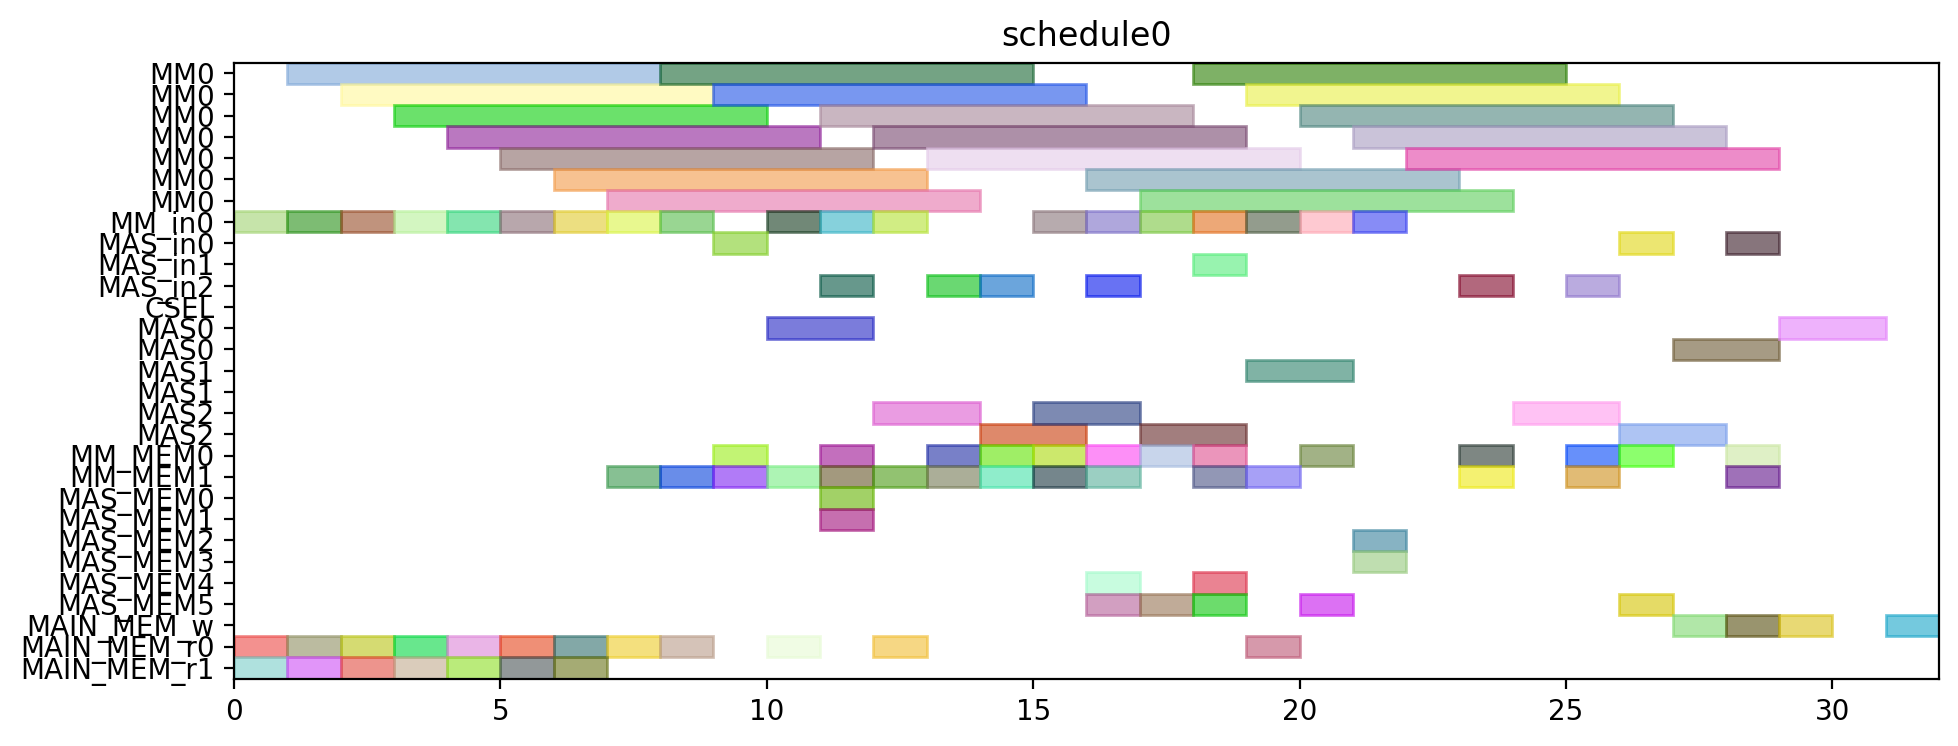

Here is the Python script that generated this plot:
from pyschedule import Scenario, solvers, plotters, alt


def solve():
	horizon = 120
	S = Scenario("schedule0", horizon=horizon)

	# resource
	MM = S.Resources('MM', num=1, size=7)
	MM_in = S.Resources('MM_in', num=1)
	MAS_in = S.Resources('MAS_in', num=3)
	CSEL = S.Resource('CSEL')
	MAS = S.Resources('MAS', num=3, size=2, periods=range(1, horizon))
	MM_MEM = S.Resources('MM_MEM', num=2)
	MAS_MEM = S.Resources('MAS_MEM', num=6)
	MAIN_MEM_w = S.Resource('MAIN_MEM_w', size=1)
	MAIN_MEM_r = S.Resources('MAIN_MEM_r', num=2)

	# result of previous scheduling

	# new tasks
	T1 = S.Task('T1', length=7, delay_cost=1)
	T1 += alt(MM)
	T1_in = S.Task('T1_in', length=1, delay_cost=1)
	T1_in += alt(MM_in)
	S += T1_in*MM_in[0]<=T1*MM[0]
	T1_mem0 = S.Task('T1_mem0', length=1, delay_cost=1)
	T1_mem0 += MAIN_MEM_r[0]
	S += T1_mem0 <= T1

	T1_mem1 = S.Task('T1_mem1', length=1, delay_cost=1)
	T1_mem1 += MAIN_MEM_r[1]
	S += T1_mem1 <= T1

	T2 = S.Task('T2', length=7, delay_cost=1)
	T2 += alt(MM)
	T2_in = S.Task('T2_in', length=1, delay_cost=1)
	T2_in += alt(MM_in)
	S += T2_in*MM_in[0]<=T2*MM[0]
	T2_mem0 = S.Task('T2_mem0', length=1, delay_cost=1)
	T2_mem0 += MAIN_MEM_r[0]
	S += T2_mem0 <= T2

	T2_mem1 = S.Task('T2_mem1', length=1, delay_cost=1)
	T2_mem1 += MAIN_MEM_r[1]
	S += T2_mem1 <= T2

	T3 = S.Task('T3', length=7, delay_cost=1)
	T3 += alt(MM)
	T3_in = S.Task('T3_in', length=1, delay_cost=1)
	T3_in += alt(MM_in)
	S += T3_in*MM_in[0]<=T3*MM[0]
	T3_mem0 = S.Task('T3_mem0', length=1, delay_cost=1)
	T3_mem0 += MAIN_MEM_r[0]
	S += T3_mem0 <= T3

	T3_mem1 = S.Task('T3_mem1', length=1, delay_cost=1)
	T3_mem1 += MAIN_MEM_r[1]
	S += T3_mem1 <= T3

	T4 = S.Task('T4', length=7, delay_cost=1)
	T4 += alt(MM)
	T4_in = S.Task('T4_in', length=1, delay_cost=1)
	T4_in += alt(MM_in)
	S += T4_in*MM_in[0]<=T4*MM[0]
	T4_mem0 = S.Task('T4_mem0', length=1, delay_cost=1)
	T4_mem0 += MAIN_MEM_r[0]
	S += T4_mem0 <= T4

	T4_mem1 = S.Task('T4_mem1', length=1, delay_cost=1)
	T4_mem1 += MAIN_MEM_r[1]
	S += T4_mem1 <= T4

	T5 = S.Task('T5', length=7, delay_cost=1)
	T5 += alt(MM)
	T5_in = S.Task('T5_in', length=1, delay_cost=1)
	T5_in += alt(MM_in)
	S += T5_in*MM_in[0]<=T5*MM[0]
	T5_mem0 = S.Task('T5_mem0', length=1, delay_cost=1)
	T5_mem0 += MAIN_MEM_r[0]
	S += T5_mem0 <= T5

	T5_mem1 = S.Task('T5_mem1', length=1, delay_cost=1)
	T5_mem1 += MAIN_MEM_r[1]
	S += T5_mem1 <= T5

	T6 = S.Task('T6', length=7, delay_cost=1)
	T6 += alt(MM)
	T6_in = S.Task('T6_in', length=1, delay_cost=1)
	T6_in += alt(MM_in)
	S += T6_in*MM_in[0]<=T6*MM[0]
	T6_mem0 = S.Task('T6_mem0', length=1, delay_cost=1)
	T6_mem0 += MAIN_MEM_r[0]
	S += T6_mem0 <= T6

	T6_mem1 = S.Task('T6_mem1', length=1, delay_cost=1)
	T6_mem1 += MAIN_MEM_r[1]
	S += T6_mem1 <= T6

	T7 = S.Task('T7', length=7, delay_cost=1)
	T7 += alt(MM)
	T7_in = S.Task('T7_in', length=1, delay_cost=1)
	T7_in += alt(MM_in)
	S += T7_in*MM_in[0]<=T7*MM[0]
	T7_mem0 = S.Task('T7_mem0', length=1, delay_cost=1)
	T7_mem0 += MAIN_MEM_r[0]
	S += T7_mem0 <= T7

	T7_mem1 = S.Task('T7_mem1', length=1, delay_cost=1)
	T7_mem1 += MAIN_MEM_r[1]
	S += T7_mem1 <= T7

	T8 = S.Task('T8', length=7, delay_cost=1)
	T8 += alt(MM)
	T8_in = S.Task('T8_in', length=1, delay_cost=1)
	T8_in += alt(MM_in)
	S += T8_in*MM_in[0]<=T8*MM[0]
	T8_mem0 = S.Task('T8_mem0', length=1, delay_cost=1)
	T8_mem0 += MAIN_MEM_r[0]
	S += T8_mem0 <= T8

	T8_mem1 = S.Task('T8_mem1', length=1, delay_cost=1)
	T8_mem1 += alt(MM_MEM)
	S += (T1*MM[0])-1 < T8_mem1*MM_MEM[1]
	S += T8_mem1 <= T8

	T9 = S.Task('T9', length=7, delay_cost=1)
	T9 += alt(MM)
	T9_in = S.Task('T9_in', length=1, delay_cost=1)
	T9_in += alt(MM_in)
	S += T9_in*MM_in[0]<=T9*MM[0]
	T9_mem0 = S.Task('T9_mem0', length=1, delay_cost=1)
	T9_mem0 += MAIN_MEM_r[0]
	S += T9_mem0 <= T9

	T9_mem1 = S.Task('T9_mem1', length=1, delay_cost=1)
	T9_mem1 += alt(MM_MEM)
	S += (T1*MM[0])-1 < T9_mem1*MM_MEM[1]
	S += T9_mem1 <= T9

	T10 = S.Task('T10', length=7, delay_cost=1)
	T10 += alt(MM)
	T10_in = S.Task('T10_in', length=1, delay_cost=1)
	T10_in += alt(MM_in)
	S += T10_in*MM_in[0]<=T10*MM[0]
	T10_mem0 = S.Task('T10_mem0', length=1, delay_cost=1)
	T10_mem0 += MAIN_MEM_r[0]
	S += T10_mem0 <= T10

	T10_mem1 = S.Task('T10_mem1', length=1, delay_cost=1)
	T10_mem1 += alt(MM_MEM)
	S += (T3*MM[0])-1 < T10_mem1*MM_MEM[1]
	S += T10_mem1 <= T10

	T11 = S.Task('T11', length=7, delay_cost=1)
	T11 += alt(MM)
	T11_in = S.Task('T11_in', length=1, delay_cost=1)
	T11_in += alt(MM_in)
	S += T11_in*MM_in[0]<=T11*MM[0]
	T11_mem0 = S.Task('T11_mem0', length=1, delay_cost=1)
	T11_mem0 += MAIN_MEM_r[0]
	S += T11_mem0 <= T11

	T11_mem1 = S.Task('T11_mem1', length=1, delay_cost=1)
	T11_mem1 += alt(MM_MEM)
	S += (T3*MM[0])-1 < T11_mem1*MM_MEM[1]
	S += T11_mem1 <= T11

	T12 = S.Task('T12', length=2, delay_cost=1)
	T12 += alt(MAS)
	T12_in = S.Task('T12_in', length=1, delay_cost=1)
	T12_in += alt(MAS_in)
	S += T12_in*MAS_in[0]<=T12*MAS[0]

	S += T12_in*MAS_in[1]<=T12*MAS[1]

	S += T12_in*MAS_in[2]<=T12*MAS[2]

	T12_mem0 = S.Task('T12_mem0', length=1, delay_cost=1)
	T12_mem0 += alt(MM_MEM)
	S += (T4*MM[0])-1 < T12_mem0*MM_MEM[0]
	S += T12_mem0 <= T12

	T12_mem1 = S.Task('T12_mem1', length=1, delay_cost=1)
	T12_mem1 += alt(MM_MEM)
	S += (T2*MM[0])-1 < T12_mem1*MM_MEM[1]
	S += T12_mem1 <= T12

	T13 = S.Task('T13', length=2, delay_cost=1)
	T13 += alt(MAS)
	T13_in = S.Task('T13_in', length=1, delay_cost=1)
	T13_in += alt(MAS_in)
	S += T13_in*MAS_in[0]<=T13*MAS[0]

	S += T13_in*MAS_in[1]<=T13*MAS[1]

	S += T13_in*MAS_in[2]<=T13*MAS[2]

	T13_mem0 = S.Task('T13_mem0', length=1, delay_cost=1)
	T13_mem0 += alt(MM_MEM)
	S += (T4*MM[0])-1 < T13_mem0*MM_MEM[0]
	S += T13_mem0 <= T13

	T13_mem1 = S.Task('T13_mem1', length=1, delay_cost=1)
	T13_mem1 += alt(MM_MEM)
	S += (T2*MM[0])-1 < T13_mem1*MM_MEM[1]
	S += T13_mem1 <= T13

	T15 = S.Task('T15', length=2, delay_cost=1)
	T15 += alt(MAS)
	T15_in = S.Task('T15_in', length=1, delay_cost=1)
	T15_in += alt(MAS_in)
	S += T15_in*MAS_in[0]<=T15*MAS[0]

	S += T15_in*MAS_in[1]<=T15*MAS[1]

	S += T15_in*MAS_in[2]<=T15*MAS[2]

	T15_mem0 = S.Task('T15_mem0', length=1, delay_cost=1)
	T15_mem0 += alt(MM_MEM)
	S += (T7*MM[0])-1 < T15_mem0*MM_MEM[0]
	S += T15_mem0 <= T15

	T15_mem1 = S.Task('T15_mem1', length=1, delay_cost=1)
	T15_mem1 += alt(MM_MEM)
	S += (T7*MM[0])-1 < T15_mem1*MM_MEM[1]
	S += T15_mem1 <= T15

	T14 = S.Task('T14', length=7, delay_cost=1)
	T14 += alt(MM)
	T14_in = S.Task('T14_in', length=1, delay_cost=1)
	T14_in += alt(MM_in)
	S += T14_in*MM_in[0]<=T14*MM[0]
	T14_mem0 = S.Task('T14_mem0', length=1, delay_cost=1)
	T14_mem0 += alt(MAS_MEM)
	S += (T13*MAS[0])-1 < T14_mem0*MAS_MEM[0]
	S += (T13*MAS[1])-1 < T14_mem0*MAS_MEM[2]
	S += (T13*MAS[2])-1 < T14_mem0*MAS_MEM[4]
	S += T14_mem0 <= T14

	T14_mem1 = S.Task('T14_mem1', length=1, delay_cost=1)
	T14_mem1 += alt(MAS_MEM)
	S += (T13*MAS[0])-1 < T14_mem1*MAS_MEM[1]
	S += (T13*MAS[1])-1 < T14_mem1*MAS_MEM[3]
	S += (T13*MAS[2])-1 < T14_mem1*MAS_MEM[5]
	S += T14_mem1 <= T14

	T16 = S.Task('T16', length=7, delay_cost=1)
	T16 += alt(MM)
	T16_in = S.Task('T16_in', length=1, delay_cost=1)
	T16_in += alt(MM_in)
	S += T16_in*MM_in[0]<=T16*MM[0]
	T16_mem0 = S.Task('T16_mem0', length=1, delay_cost=1)
	T16_mem0 += alt(MM_MEM)
	S += (T1*MM[0])-1 < T16_mem0*MM_MEM[0]
	S += T16_mem0 <= T16

	T16_mem1 = S.Task('T16_mem1', length=1, delay_cost=1)
	T16_mem1 += alt(MM_MEM)
	S += (T8*MM[0])-1 < T16_mem1*MM_MEM[1]
	S += T16_mem1 <= T16

	T17 = S.Task('T17', length=7, delay_cost=1)
	T17 += alt(MM)
	T17_in = S.Task('T17_in', length=1, delay_cost=1)
	T17_in += alt(MM_in)
	S += T17_in*MM_in[0]<=T17*MM[0]
	T17_mem0 = S.Task('T17_mem0', length=1, delay_cost=1)
	T17_mem0 += alt(MM_MEM)
	S += (T8*MM[0])-1 < T17_mem0*MM_MEM[0]
	S += T17_mem0 <= T17

	T17_mem1 = S.Task('T17_mem1', length=1, delay_cost=1)
	T17_mem1 += alt(MAS_MEM)
	S += (T15*MAS[0])-1 < T17_mem1*MAS_MEM[1]
	S += (T15*MAS[1])-1 < T17_mem1*MAS_MEM[3]
	S += (T15*MAS[2])-1 < T17_mem1*MAS_MEM[5]
	S += T17_mem1 <= T17

	T18 = S.Task('T18', length=2, delay_cost=1)
	T18 += alt(MAS)
	T18_in = S.Task('T18_in', length=1, delay_cost=1)
	T18_in += alt(MAS_in)
	S += T18_in*MAS_in[0]<=T18*MAS[0]

	S += T18_in*MAS_in[1]<=T18*MAS[1]

	S += T18_in*MAS_in[2]<=T18*MAS[2]

	T18_mem0 = S.Task('T18_mem0', length=1, delay_cost=1)
	T18_mem0 += alt(MM_MEM)
	S += (T5*MM[0])-1 < T18_mem0*MM_MEM[0]
	S += T18_mem0 <= T18

	T18_mem1 = S.Task('T18_mem1', length=1, delay_cost=1)
	T18_mem1 += alt(MM_MEM)
	S += (T9*MM[0])-1 < T18_mem1*MM_MEM[1]
	S += T18_mem1 <= T18

	T19 = S.Task('T19', length=2, delay_cost=1)
	T19 += alt(MAS)
	T19_in = S.Task('T19_in', length=1, delay_cost=1)
	T19_in += alt(MAS_in)
	S += T19_in*MAS_in[0]<=T19*MAS[0]

	S += T19_in*MAS_in[1]<=T19*MAS[1]

	S += T19_in*MAS_in[2]<=T19*MAS[2]

	T19_mem0 = S.Task('T19_mem0', length=1, delay_cost=1)
	T19_mem0 += alt(MM_MEM)
	S += (T5*MM[0])-1 < T19_mem0*MM_MEM[0]
	S += T19_mem0 <= T19

	T19_mem1 = S.Task('T19_mem1', length=1, delay_cost=1)
	T19_mem1 += alt(MM_MEM)
	S += (T9*MM[0])-1 < T19_mem1*MM_MEM[1]
	S += T19_mem1 <= T19

	T21 = S.Task('T21', length=2, delay_cost=1)
	T21 += alt(MAS)
	T21_in = S.Task('T21_in', length=1, delay_cost=1)
	T21_in += alt(MAS_in)
	S += T21_in*MAS_in[0]<=T21*MAS[0]

	S += T21_in*MAS_in[1]<=T21*MAS[1]

	S += T21_in*MAS_in[2]<=T21*MAS[2]

	T21_mem0 = S.Task('T21_mem0', length=1, delay_cost=1)
	T21_mem0 += alt(MM_MEM)
	S += (T6*MM[0])-1 < T21_mem0*MM_MEM[0]
	S += T21_mem0 <= T21

	T21_mem1 = S.Task('T21_mem1', length=1, delay_cost=1)
	T21_mem1 += alt(MM_MEM)
	S += (T10*MM[0])-1 < T21_mem1*MM_MEM[1]
	S += T21_mem1 <= T21

	T24 = S.Task('T24', length=7, delay_cost=1)
	T24 += alt(MM)
	T24_in = S.Task('T24_in', length=1, delay_cost=1)
	T24_in += alt(MM_in)
	S += T24_in*MM_in[0]<=T24*MM[0]
	T24_mem0 = S.Task('T24_mem0', length=1, delay_cost=1)
	T24_mem0 += alt(MM_MEM)
	S += (T11*MM[0])-1 < T24_mem0*MM_MEM[0]
	S += T24_mem0 <= T24

	T24_mem1 = S.Task('T24_mem1', length=1, delay_cost=1)
	T24_mem1 += alt(MAS_MEM)
	S += (T12*MAS[0])-1 < T24_mem1*MAS_MEM[1]
	S += (T12*MAS[1])-1 < T24_mem1*MAS_MEM[3]
	S += (T12*MAS[2])-1 < T24_mem1*MAS_MEM[5]
	S += T24_mem1 <= T24

	T20 = S.Task('T20', length=7, delay_cost=1)
	T20 += alt(MM)
	T20_in = S.Task('T20_in', length=1, delay_cost=1)
	T20_in += alt(MM_in)
	S += T20_in*MM_in[0]<=T20*MM[0]
	T20_mem0 = S.Task('T20_mem0', length=1, delay_cost=1)
	T20_mem0 += alt(MAS_MEM)
	S += (T15*MAS[0])-1 < T20_mem0*MAS_MEM[0]
	S += (T15*MAS[1])-1 < T20_mem0*MAS_MEM[2]
	S += (T15*MAS[2])-1 < T20_mem0*MAS_MEM[4]
	S += T20_mem0 <= T20

	T20_mem1 = S.Task('T20_mem1', length=1, delay_cost=1)
	T20_mem1 += alt(MAS_MEM)
	S += (T18*MAS[0])-1 < T20_mem1*MAS_MEM[1]
	S += (T18*MAS[1])-1 < T20_mem1*MAS_MEM[3]
	S += (T18*MAS[2])-1 < T20_mem1*MAS_MEM[5]
	S += T20_mem1 <= T20

	T22 = S.Task('T22', length=7, delay_cost=1)
	T22 += alt(MM)
	T22_in = S.Task('T22_in', length=1, delay_cost=1)
	T22_in += alt(MM_in)
	S += T22_in*MM_in[0]<=T22*MM[0]
	T22_mem0 = S.Task('T22_mem0', length=1, delay_cost=1)
	T22_mem0 += alt(MAS_MEM)
	S += (T21*MAS[0])-1 < T22_mem0*MAS_MEM[0]
	S += (T21*MAS[1])-1 < T22_mem0*MAS_MEM[2]
	S += (T21*MAS[2])-1 < T22_mem0*MAS_MEM[4]
	S += T22_mem0 <= T22

	T22_mem1 = S.Task('T22_mem1', length=1, delay_cost=1)
	T22_mem1 += alt(MAS_MEM)
	S += (T21*MAS[0])-1 < T22_mem1*MAS_MEM[1]
	S += (T21*MAS[1])-1 < T22_mem1*MAS_MEM[3]
	S += (T21*MAS[2])-1 < T22_mem1*MAS_MEM[5]
	S += T22_mem1 <= T22

	T23 = S.Task('T23', length=7, delay_cost=1)
	T23 += alt(MM)
	T23_in = S.Task('T23_in', length=1, delay_cost=1)
	T23_in += alt(MM_in)
	S += T23_in*MM_in[0]<=T23*MM[0]
	T23_mem0 = S.Task('T23_mem0', length=1, delay_cost=1)
	T23_mem0 += alt(MAS_MEM)
	S += (T19*MAS[0])-1 < T23_mem0*MAS_MEM[0]
	S += (T19*MAS[1])-1 < T23_mem0*MAS_MEM[2]
	S += (T19*MAS[2])-1 < T23_mem0*MAS_MEM[4]
	S += T23_mem0 <= T23

	T23_mem1 = S.Task('T23_mem1', length=1, delay_cost=1)
	T23_mem1 += alt(MAS_MEM)
	S += (T19*MAS[0])-1 < T23_mem1*MAS_MEM[1]
	S += (T19*MAS[1])-1 < T23_mem1*MAS_MEM[3]
	S += (T19*MAS[2])-1 < T23_mem1*MAS_MEM[5]
	S += T23_mem1 <= T23

	Z2_new = S.Task('Z2_new', length=7, delay_cost=1)
	Z2_new += alt(MM)
	Z2_new_in = S.Task('Z2_new_in', length=1, delay_cost=1)
	Z2_new_in += alt(MM_in)
	S += Z2_new_in*MM_in[0]<=Z2_new*MM[0]
	S += 0<Z2_new

	Z2_new_w = S.Task('Z2_new_w', length=1, delay_cost=1)
	Z2_new_w += alt(MAIN_MEM_w)
	S += Z2_new <= Z2_new_w

	Z2_new_mem0 = S.Task('Z2_new_mem0', length=1, delay_cost=1)
	Z2_new_mem0 += MAIN_MEM_r[0]
	S += Z2_new_mem0 <= Z2_new

	Z2_new_mem1 = S.Task('Z2_new_mem1', length=1, delay_cost=1)
	Z2_new_mem1 += alt(MM_MEM)
	S += (T14*MM[0])-1 < Z2_new_mem1*MM_MEM[1]
	S += Z2_new_mem1 <= Z2_new

	T25 = S.Task('T25', length=2, delay_cost=1)
	T25 += alt(MAS)
	T25_in = S.Task('T25_in', length=1, delay_cost=1)
	T25_in += alt(MAS_in)
	S += T25_in*MAS_in[0]<=T25*MAS[0]

	S += T25_in*MAS_in[1]<=T25*MAS[1]

	S += T25_in*MAS_in[2]<=T25*MAS[2]

	T25_mem0 = S.Task('T25_mem0', length=1, delay_cost=1)
	T25_mem0 += alt(MM_MEM)
	S += (T20*MM[0])-1 < T25_mem0*MM_MEM[0]
	S += T25_mem0 <= T25

	T25_mem1 = S.Task('T25_mem1', length=1, delay_cost=1)
	T25_mem1 += alt(MM_MEM)
	S += (T20*MM[0])-1 < T25_mem1*MM_MEM[1]
	S += T25_mem1 <= T25

	X2_new = S.Task('X2_new', length=2, delay_cost=1)
	X2_new += alt(MAS)
	X2_new_in = S.Task('X2_new_in', length=1, delay_cost=1)
	X2_new_in += alt(MAS_in)
	S += X2_new_in*MAS_in[0]<=X2_new*MAS[0]

	S += X2_new_in*MAS_in[1]<=X2_new*MAS[1]

	S += X2_new_in*MAS_in[2]<=X2_new*MAS[2]

	S += 0<X2_new

	X2_new_w = S.Task('X2_new_w', length=1, delay_cost=1)
	X2_new_w += alt(MAIN_MEM_w)
	S += X2_new <= X2_new_w

	X2_new_mem0 = S.Task('X2_new_mem0', length=1, delay_cost=1)
	X2_new_mem0 += alt(MM_MEM)
	S += (T22*MM[0])-1 < X2_new_mem0*MM_MEM[0]
	S += X2_new_mem0 <= X2_new

	X2_new_mem1 = S.Task('X2_new_mem1', length=1, delay_cost=1)
	X2_new_mem1 += alt(MM_MEM)
	S += (T24*MM[0])-1 < X2_new_mem1*MM_MEM[1]
	S += X2_new_mem1 <= X2_new

	X1_new = S.Task('X1_new', length=2, delay_cost=1)
	X1_new += alt(MAS)
	X1_new_in = S.Task('X1_new_in', length=1, delay_cost=1)
	X1_new_in += alt(MAS_in)
	S += X1_new_in*MAS_in[0]<=X1_new*MAS[0]

	S += X1_new_in*MAS_in[1]<=X1_new*MAS[1]

	S += X1_new_in*MAS_in[2]<=X1_new*MAS[2]

	S += 0<X1_new

	X1_new_w = S.Task('X1_new_w', length=1, delay_cost=1)
	X1_new_w += alt(MAIN_MEM_w)
	S += X1_new <= X1_new_w

	X1_new_mem0 = S.Task('X1_new_mem0', length=1, delay_cost=1)
	X1_new_mem0 += alt(MM_MEM)
	S += (T23*MM[0])-1 < X1_new_mem0*MM_MEM[0]
	S += X1_new_mem0 <= X1_new

	X1_new_mem1 = S.Task('X1_new_mem1', length=1, delay_cost=1)
	X1_new_mem1 += alt(MM_MEM)
	S += (T17*MM[0])-1 < X1_new_mem1*MM_MEM[1]
	S += X1_new_mem1 <= X1_new

	Z1_new = S.Task('Z1_new', length=2, delay_cost=1)
	Z1_new += alt(MAS)
	Z1_new_in = S.Task('Z1_new_in', length=1, delay_cost=1)
	Z1_new_in += alt(MAS_in)
	S += Z1_new_in*MAS_in[0]<=Z1_new*MAS[0]

	S += Z1_new_in*MAS_in[1]<=Z1_new*MAS[1]

	S += Z1_new_in*MAS_in[2]<=Z1_new*MAS[2]

	S += 0<Z1_new

	Z1_new_w = S.Task('Z1_new_w', length=1, delay_cost=1)
	Z1_new_w += alt(MAIN_MEM_w)
	S += Z1_new <= Z1_new_w

	Z1_new_mem0 = S.Task('Z1_new_mem0', length=1, delay_cost=1)
	Z1_new_mem0 += alt(MM_MEM)
	S += (T16*MM[0])-1 < Z1_new_mem0*MM_MEM[0]
	S += Z1_new_mem0 <= Z1_new

	Z1_new_mem1 = S.Task('Z1_new_mem1', length=1, delay_cost=1)
	Z1_new_mem1 += alt(MAS_MEM)
	S += (T25*MAS[0])-1 < Z1_new_mem1*MAS_MEM[1]
	S += (T25*MAS[1])-1 < Z1_new_mem1*MAS_MEM[3]
	S += (T25*MAS[2])-1 < Z1_new_mem1*MAS_MEM[5]
	S += Z1_new_mem1 <= Z1_new

	solvers.mip.solve(S,msg=1,kind='CPLEX',ratio_gap=1.01)

	solution = [['hoge']*len(S.solution()[1]) for i in range(len(S.solution()))]
	for i in range(len(S.solution())):
		for j in range(len(S.solution()[i])):
			solution[i][j]=str(S.solution()[i][j])
	print(solution)

	cycles = int(solution[-1][3])

	pic_file_name = "/mnt/rose/usr1/fukuda/ABE/multiRAM_multiMAS_16mux/scheduling_result/stage7MM1_stage2MAS3/EP_LADDERMUL/schedule0.png"
	if(S.solution() != []):
		plotters.matplotlib.plot(S,img_filename=pic_file_name, show_task_labels=False, fig_size=(cycles*0.25+3, 4))

	return solution
